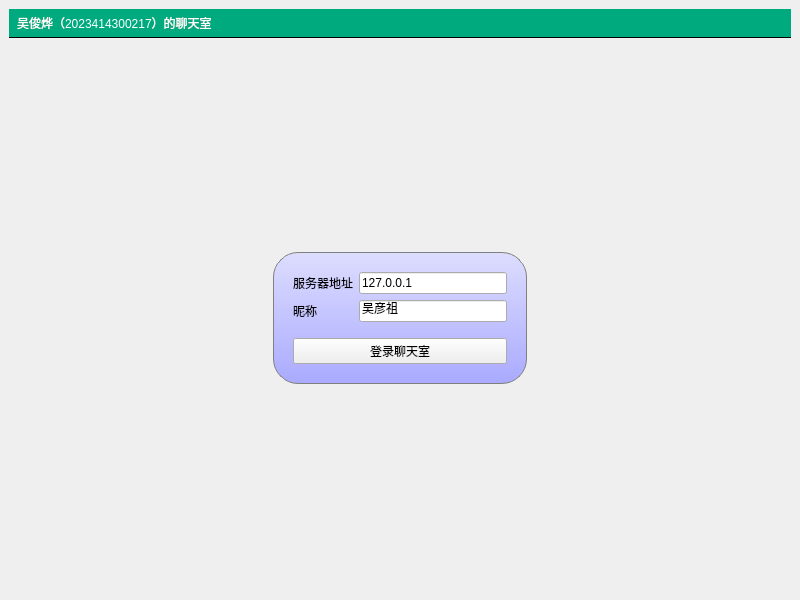
<?xml version="1.0" encoding="UTF-8"?>
<ui version="4.0">
 <class>MainWindow</class>
 <widget class="QMainWindow" name="MainWindow">
  <property name="geometry">
   <rect>
    <x>0</x>
    <y>0</y>
    <width>800</width>
    <height>600</height>
   </rect>
  </property>
  <property name="windowTitle">
   <string>聊天室客户端</string>
  </property>
  <property name="styleSheet">
   <string notr="true">#titleLabel{
background:white;
border:none;
border-bottom:1px solid black;
padding:5px;
font:24pt &quot;黑体&quot;;
color:rgb(255,255,255);
background-color:rgba(0,170,127,255);
}

#mainFrame{
border:none;
background::white;
}

#loginFrame{
background:qlineargradient(x1:0,y1:0,x2:0,y2:1,stop:0 #ddf,stop:1 #aaf);
border:1px solid gray;
padding:10px;
border-radius:25px;
}</string>
  </property>
  <widget class="QWidget" name="centralwidget">
   <layout class="QVBoxLayout" name="verticalLayout">
    <item>
     <widget class="QLabel" name="titleLabel">
      <property name="text">
       <string>吴俊烨（2023414300217）的聊天室</string>
      </property>
     </widget>
    </item>
    <item>
     <widget class="QStackedWidget" name="stackedWidget">
      <property name="currentIndex">
       <number>0</number>
      </property>
      <widget class="QWidget" name="loginPage">
       <layout class="QGridLayout" name="gridLayout_2">
        <item row="0" column="1">
         <spacer name="verticalSpacer_2">
          <property name="orientation">
           <enum>Qt::Orientation::Vertical</enum>
          </property>
          <property name="sizeHint" stdset="0">
           <size>
            <width>20</width>
            <height>180</height>
           </size>
          </property>
         </spacer>
        </item>
        <item row="1" column="0">
         <spacer name="horizontalSpacer">
          <property name="orientation">
           <enum>Qt::Orientation::Horizontal</enum>
          </property>
          <property name="sizeHint" stdset="0">
           <size>
            <width>248</width>
            <height>20</height>
           </size>
          </property>
         </spacer>
        </item>
        <item row="1" column="1">
         <widget class="QFrame" name="loginFrame">
          <property name="frameShape">
           <enum>QFrame::Shape::StyledPanel</enum>
          </property>
          <property name="frameShadow">
           <enum>QFrame::Shadow::Raised</enum>
          </property>
          <layout class="QVBoxLayout" name="verticalLayout_2">
           <item>
            <layout class="QGridLayout" name="gridLayout">
             <item row="0" column="0">
              <widget class="QLabel" name="label_2">
               <property name="text">
                <string>服务器地址</string>
               </property>
              </widget>
             </item>
             <item row="1" column="0">
              <widget class="QLabel" name="label_3">
               <property name="text">
                <string>昵称</string>
               </property>
              </widget>
             </item>
             <item row="1" column="1">
              <widget class="QLineEdit" name="usernameEdit">
               <property name="text">
                <string>吴彦祖</string>
               </property>
              </widget>
             </item>
             <item row="0" column="1">
              <widget class="QLineEdit" name="serverEdit">
               <property name="text">
                <string>127.0.0.1</string>
               </property>
              </widget>
             </item>
            </layout>
           </item>
           <item>
            <spacer name="verticalSpacer">
             <property name="orientation">
              <enum>Qt::Orientation::Vertical</enum>
             </property>
             <property name="sizeType">
              <enum>QSizePolicy::Policy::Fixed</enum>
             </property>
             <property name="sizeHint" stdset="0">
              <size>
               <width>20</width>
               <height>10</height>
              </size>
             </property>
            </spacer>
           </item>
           <item>
            <widget class="QPushButton" name="loginButton">
             <property name="text">
              <string>登录聊天室</string>
             </property>
            </widget>
           </item>
          </layout>
         </widget>
        </item>
        <item row="1" column="2">
         <spacer name="horizontalSpacer_2">
          <property name="orientation">
           <enum>Qt::Orientation::Horizontal</enum>
          </property>
          <property name="sizeHint" stdset="0">
           <size>
            <width>248</width>
            <height>20</height>
           </size>
          </property>
         </spacer>
        </item>
        <item row="2" column="1">
         <spacer name="verticalSpacer_3">
          <property name="orientation">
           <enum>Qt::Orientation::Vertical</enum>
          </property>
          <property name="sizeHint" stdset="0">
           <size>
            <width>20</width>
            <height>181</height>
           </size>
          </property>
         </spacer>
        </item>
       </layout>
      </widget>
      <widget class="QWidget" name="chatPage">
       <layout class="QVBoxLayout" name="verticalLayout_3">
        <item>
         <layout class="QHBoxLayout" name="horizontalLayout">
          <item>
           <widget class="QTextEdit" name="roomTextEdit"/>
          </item>
          <item>
           <widget class="QListWidget" name="userlistWidget">
            <property name="enabled">
             <bool>true</bool>
            </property>
            <property name="maximumSize">
             <size>
              <width>120</width>
              <height>16777215</height>
             </size>
            </property>
           </widget>
          </item>
         </layout>
        </item>
        <item>
         <layout class="QHBoxLayout" name="horizontalLayout_2">
          <item>
           <widget class="QLineEdit" name="sayLIneEdit"/>
          </item>
          <item>
           <widget class="QPushButton" name="sayButton">
            <property name="text">
             <string>发送</string>
            </property>
           </widget>
          </item>
          <item>
           <widget class="QPushButton" name="logoutButton">
            <property name="text">
             <string>退出</string>
            </property>
           </widget>
          </item>
         </layout>
        </item>
       </layout>
      </widget>
     </widget>
    </item>
   </layout>
  </widget>
 </widget>
 <resources/>
 <connections/>
</ui>
